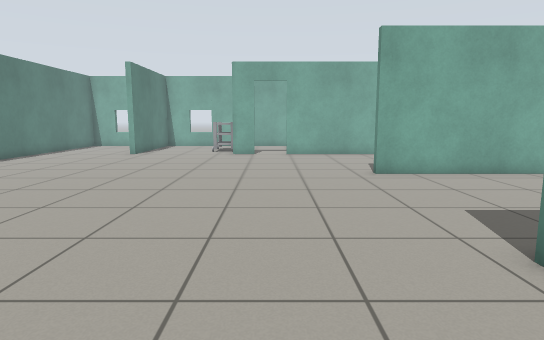
[1] (above)

17 first-person views from a walk through a world built for the Gazebo simulator. The camera is 0.94 m above the floor, tilts 8° down and sees 75° across. The floor is counted in squares, 0.5 m on a side. Each view is taken from the middle of a square. On the plan, view 1 faces up. The plan holds only what a view shows up to about 18 squares ahead; the rest is blank.

[2]
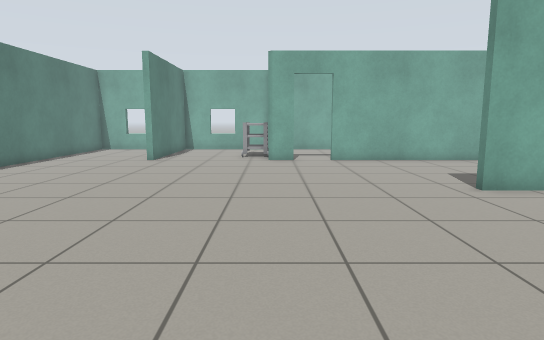

[3]
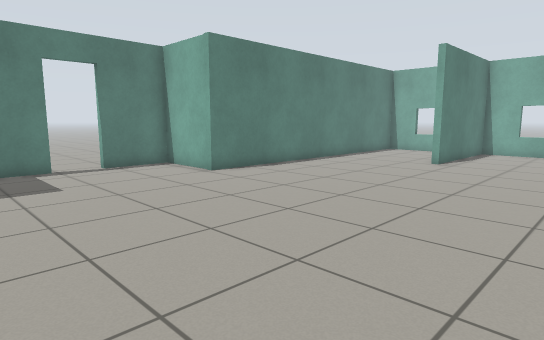

[4]
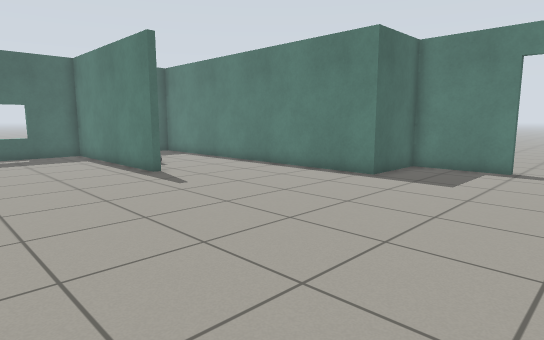

[5]
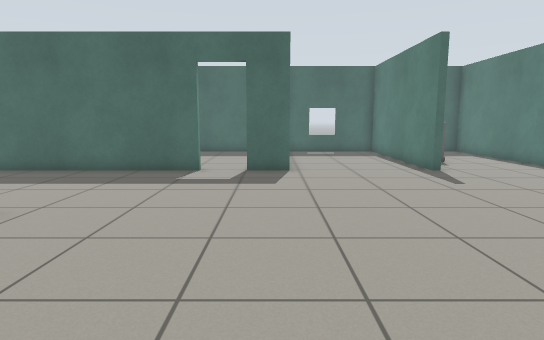

[6]
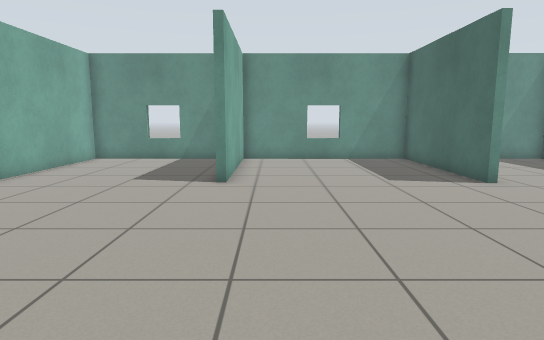

[7]
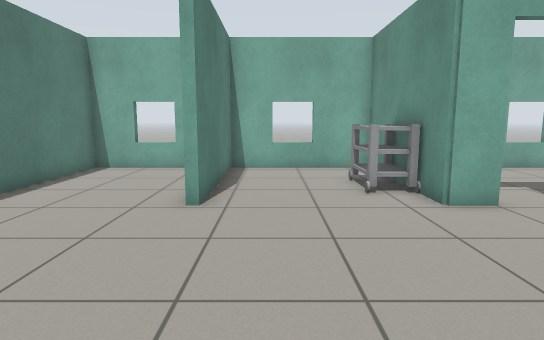

[8]
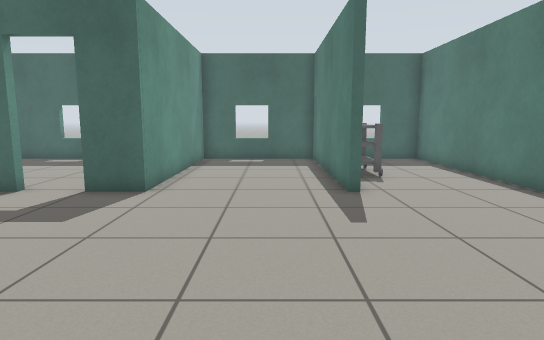

[9]
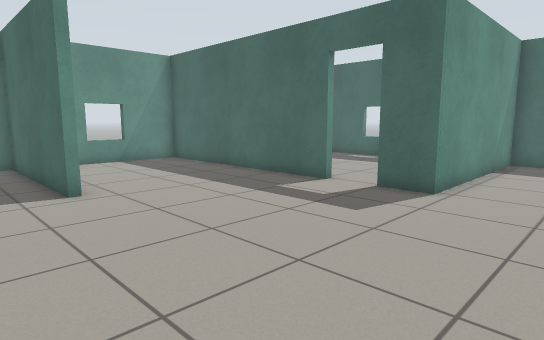

[10]
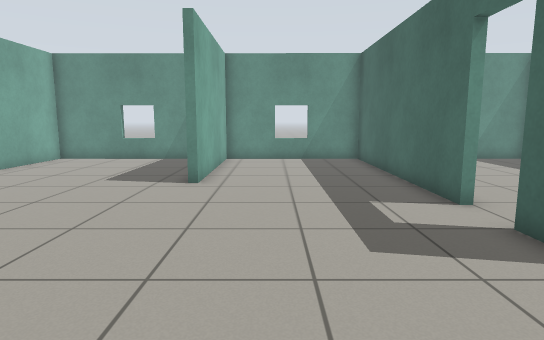

[11]
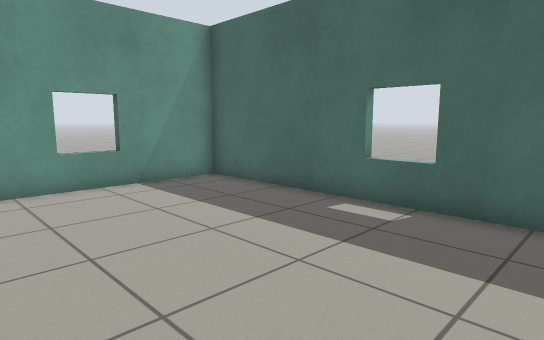

[12]
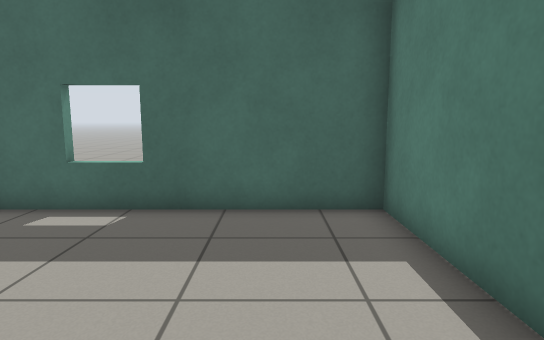

[13]
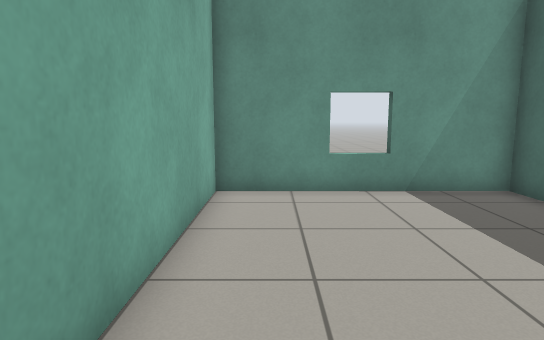

[14]
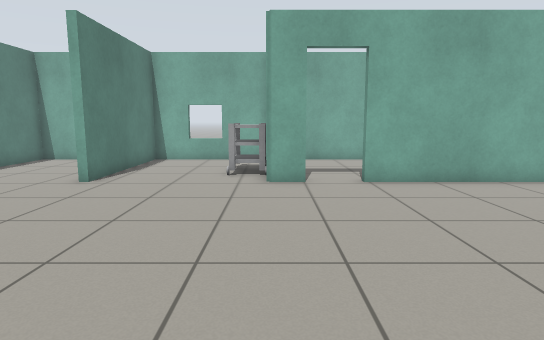

[15]
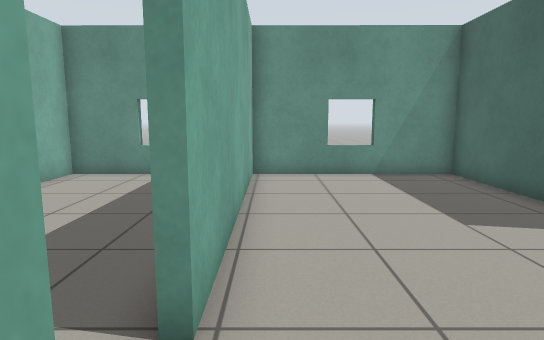

[16]
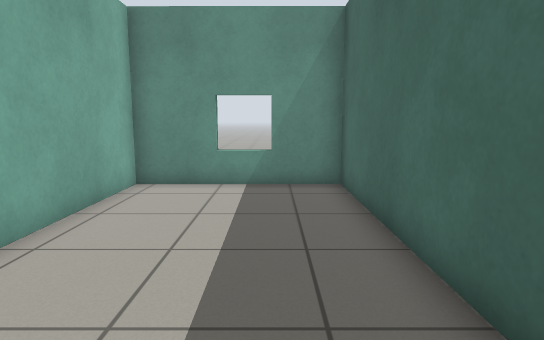

[17]
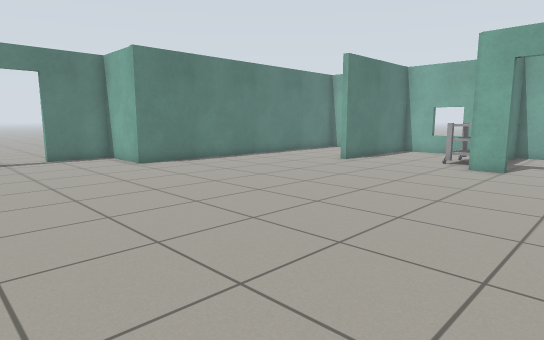

### Floor plan
Ten units are one square. View 1 is at (0, 0); x grows to the right and y downward. Boxes are objects, and circles mark ways between rooms. Rooms are numbered by the first view taken in them; rooms with no view inside come last. Other rooms are left out.
<svg viewBox="-172 -265 284 373">
<path fill="none" stroke="#000" d="M60 -127 103 -127 103 -197 7 -197M8 22 103 22 103 -42 35 -42 35 -45 103 -45 103 -124 36 -124M-80 21 -80 103 -27 103 -27 22 -10 22M-9 -197 -22 -197 -22 -260 -76 -260 -76 -197 -80 -197M-164 -73 -163 -39 -131 -39 -131 103 -104 103M107 -93 102 -93M102 -155 107 -155M102 -2 107 -2M107 -170 102 -170M-94 -260 -130 -260 -130 -118 -164 -118 -164 -90M102 71 107 71M-24 57 -24 103 103 103 103 25 27 25M24 -200 103 -200 104 -260 -19 -260 -19 -244M107 -236 102 -236"/>
<rect x="-95" y="45" width="10" height="30" fill="#bbb"><title>cart</title></rect>
<rect x="-35" y="-235" width="10" height="30" fill="#bbb"><title>cart</title></rect>
<circle cx="-5" cy="20" r="3" fill="#2a7"/>
<circle cx="-5" cy="-200" r="3" fill="#2a7"/>
<text x="-30" y="-80">1</text>
<text x="40" y="60">2</text>
<text x="40" y="-230">3</text>
</svg>
Room 1 opens to room 2. Room 1 opens to room 3.

Where each view was taken, in squares from view 1:
view 1: 0 up, 0 right, facing up
view 2: 3 up, 2 left, facing up
view 3: 4 up, 2 left, facing up-left
view 4: 10 up, 2 left, facing down-left
view 5: 11 up, 2 left, facing down
view 6: 11 up, 7 left, facing right
view 7: 12 up, 6 left, facing up
view 8: 7 up, 6 left, facing down
view 9: 7 up, 6 left, facing down-right
view 10: 2 up, 7 left, facing right
view 11: 3 down, 0 right, facing down-right
view 12: 3 down, 0 right, facing down
view 13: 4 down, 1 right, facing right
view 14: 9 up, 2 left, facing up
view 15: 19 up, 2 left, facing right
view 16: 22 up, 0 right, facing right
view 17: 5 up, 2 right, facing up-left
